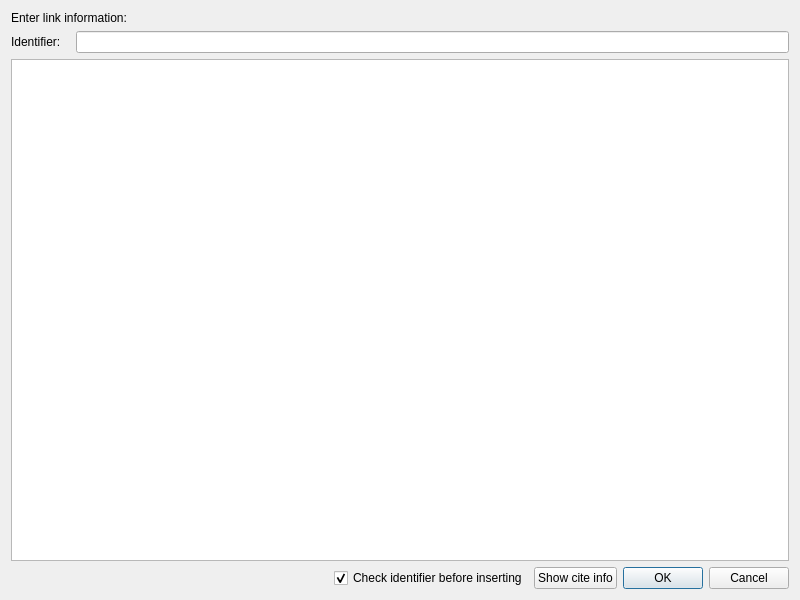
<?xml version="1.0" encoding="UTF-8"?>
<ui version="4.0">
 <class>AddCitationDialog</class>
 <widget class="QDialog" name="AddCitationDialog">
  <property name="windowModality">
   <enum>Qt::WindowModal</enum>
  </property>
  <property name="geometry">
   <rect>
    <x>0</x>
    <y>0</y>
    <width>800</width>
    <height>600</height>
   </rect>
  </property>
  <property name="minimumSize">
   <size>
    <width>640</width>
    <height>480</height>
   </size>
  </property>
  <property name="windowTitle">
   <string>Add citation - ManuWrite</string>
  </property>
  <property name="modal">
   <bool>true</bool>
  </property>
  <layout class="QVBoxLayout" name="verticalLayout">
   <property name="sizeConstraint">
    <enum>QLayout::SetDefaultConstraint</enum>
   </property>
   <item>
    <widget class="QLabel" name="InfoLabel">
     <property name="sizePolicy">
      <sizepolicy hsizetype="Preferred" vsizetype="Maximum">
       <horstretch>0</horstretch>
       <verstretch>0</verstretch>
      </sizepolicy>
     </property>
     <property name="text">
      <string>Enter link information:</string>
     </property>
    </widget>
   </item>
   <item>
    <layout class="QHBoxLayout" name="LinkInputLayout">
     <property name="spacing">
      <number>15</number>
     </property>
     <item>
      <widget class="QLabel" name="IdentifierLabel">
       <property name="sizePolicy">
        <sizepolicy hsizetype="Preferred" vsizetype="Fixed">
         <horstretch>0</horstretch>
         <verstretch>0</verstretch>
        </sizepolicy>
       </property>
       <property name="text">
        <string>Identifier:</string>
       </property>
      </widget>
     </item>
     <item>
      <widget class="QLineEdit" name="IdentifierLineEdit">
       <property name="sizePolicy">
        <sizepolicy hsizetype="Expanding" vsizetype="Fixed">
         <horstretch>0</horstretch>
         <verstretch>0</verstretch>
        </sizepolicy>
       </property>
       <property name="minimumSize">
        <size>
         <width>350</width>
         <height>0</height>
        </size>
       </property>
      </widget>
     </item>
    </layout>
   </item>
   <item>
    <widget class="QPlainTextEdit" name="InfoTextEdit">
     <property name="readOnly">
      <bool>true</bool>
     </property>
    </widget>
   </item>
   <item>
    <layout class="QHBoxLayout" name="horizontalLayout_2">
     <item>
      <spacer name="horizontalSpacer">
       <property name="orientation">
        <enum>Qt::Horizontal</enum>
       </property>
       <property name="sizeHint" stdset="0">
        <size>
         <width>40</width>
         <height>20</height>
        </size>
       </property>
      </spacer>
     </item>
     <item>
      <widget class="QCheckBox" name="CheckIdentifierCheckbox">
       <property name="text">
        <string>Check identifier before inserting</string>
       </property>
       <property name="checked">
        <bool>true</bool>
       </property>
      </widget>
     </item>
     <item>
      <widget class="QPushButton" name="ShowInfoPushButton">
       <property name="sizePolicy">
        <sizepolicy hsizetype="Fixed" vsizetype="Fixed">
         <horstretch>0</horstretch>
         <verstretch>0</verstretch>
        </sizepolicy>
       </property>
       <property name="text">
        <string>Show cite info</string>
       </property>
      </widget>
     </item>
     <item>
      <widget class="QDialogButtonBox" name="buttonBox">
       <property name="sizePolicy">
        <sizepolicy hsizetype="Maximum" vsizetype="Fixed">
         <horstretch>0</horstretch>
         <verstretch>0</verstretch>
        </sizepolicy>
       </property>
       <property name="orientation">
        <enum>Qt::Horizontal</enum>
       </property>
       <property name="standardButtons">
        <set>QDialogButtonBox::Cancel|QDialogButtonBox::Ok</set>
       </property>
      </widget>
     </item>
    </layout>
   </item>
  </layout>
 </widget>
 <resources/>
 <connections>
  <connection>
   <sender>buttonBox</sender>
   <signal>accepted()</signal>
   <receiver>AddCitationDialog</receiver>
   <slot>accept()</slot>
   <hints>
    <hint type="sourcelabel">
     <x>248</x>
     <y>254</y>
    </hint>
    <hint type="destinationlabel">
     <x>157</x>
     <y>274</y>
    </hint>
   </hints>
  </connection>
  <connection>
   <sender>buttonBox</sender>
   <signal>rejected()</signal>
   <receiver>AddCitationDialog</receiver>
   <slot>reject()</slot>
   <hints>
    <hint type="sourcelabel">
     <x>316</x>
     <y>260</y>
    </hint>
    <hint type="destinationlabel">
     <x>286</x>
     <y>274</y>
    </hint>
   </hints>
  </connection>
 </connections>
</ui>
